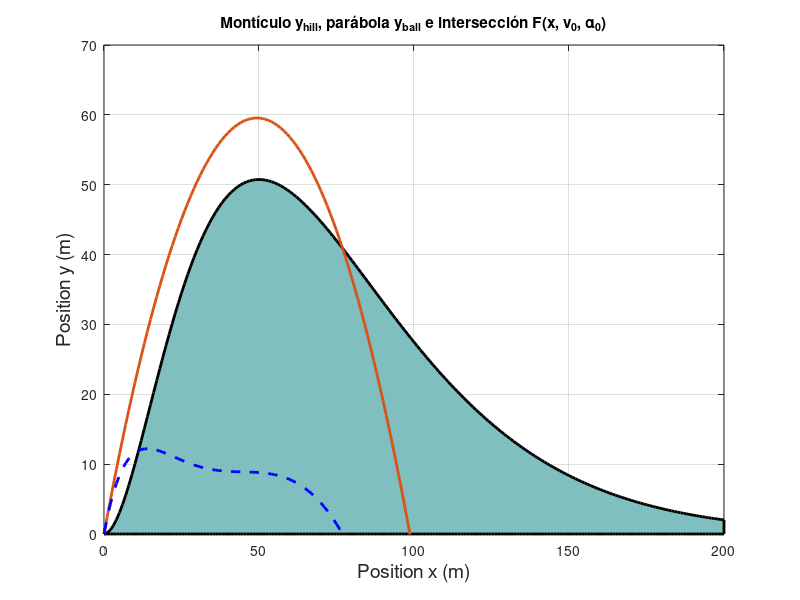

Recreate this plot in MATLAB. (Note: this script raises an error after producing the figure.)
%% P4: Cortés y García

clear all
format long
%% Problema
g = -9.81; % m/s^2

v0 = 37; % m/s
alpha0 = 67.5; % º

a = 0.15; %m^-1
b = 0.04; % m^-1
x0 = 0; y0 = 0; % m

y_hill = @(x) a.*x.^2.*exp(-b.*x);

%% Apartado (a) : Ecuación F
% La pelota describirá una parábola, por lo que su trayectoria será:
% x = x0 + v0x*t
% y = y0 + v0y*t + 0.5*g*t^2

% Si aislamos t en función de x en la primera ecuación y lo substituimos en
% la segunda, tenemos:
y_ball = @(x, v0, alpha0) y0+(x-x0).*tand(alpha0)+0.5*g*((x-x0)/(v0*cosd(alpha0))).^2;

% Definimos F(x,v0,alpha0). La intersección sucede cuando y = y_ball. Por
% lo tanto, definiremos F como la diferencia entre ambas funciones
% F = y_ball - y_hill
F = @(x, v0, alpha0) y0+(x-x0).*tand(alpha0)+0.5*g*((x-x0)/(v0*cosd(alpha0))).^2-a.*x.^2.*exp(-b.*x);

x = [0:1:200];

figure(1) % Hacemos los gráficos de interés
area(x, y_hill(x), 'LineWidth',2,'FaceColor',[0.50 0.75 0.75])
hold on
plot(x, y_ball(x, v0, alpha0), 'LineWidth', 2)
plot(x, F(x, v0, alpha0), 'LineWidth', 2, 'LineStyle', '--', 'Color', 'b')
hold off
grid on;
title('Montículo y_{hill}, parábola y_{ball} e intersección F(x, v_0, \alpha_0)')
ylim([0, 70]);
xlabel('Position x (m)', 'fontsize',14)
ylabel('Position y (m)', 'fontsize',14)

% Tanto la trayectoria de la bola como F, llegan a valores negativos.
% Puesto que a partir de y = 0 la bola no puede caer más, no se muestran en
% la gráfica los valores negativos.

%% Apartado (b) : Punto de impacto
% El punto de impacto es el valor de x para el que F(x, v0, alpha0) = 0
x1 = 75;
tol = 1e-12;
itmax = 50;
param = [v0, alpha0, a, b];

[xkvec, fkvec, it_last] = newton(x1, tol, itmax, param);

root = xkvec(end) % Coordenada del impacto

% Implementación funciones

% Función F (F.m)
%   Entrada: valor de x, vector con parámetros incluidos en la definición
%   de la función
%   Salida: valor de la función evaluada en x dados los parámetros
% function [f] = F(x, param)
%     % definimos g como valor auxiliar  
%     g = -9.81;
%     
%     % Extraemos los valores de los parámetros
%     v0 = param(1);
%     alpha0 = param(2);
%     a = param(3);
%     b = param(4);
%     
%     % Evaluamos la función deseada
%     f = x.*tand(alpha0)+0.5*g*(x/(v0*cosd(alpha0))).^2-a.*x.^2.*exp(-b.*x);
% end

% Función derivada (derivada.m)
%   Entrada: valor de x, vector con parámetros incluidos en la definición
%   de la función
%   Salida: derivada de la función evaluada en x
% function der = derivada(x0, param);
%     dx = 1e-6;
%     der = (F(x0+dx, param)-F(x0, param))/dx;
% end

% Función newton (newton.m)
%   Entrada: valor inicial de x (x1), tolerancia permitida (tol), máximo de
%   iteraciones deseado (itmax), vector de parámetros auxiliares (param)
%   Salida: vector de xk obtenidas, función evaluada en xk (fk) y valor de la
%   ultima iteración (it)
% function [xk,fk,it] = newton(x1,tol,itmax, param)
%     it = 0;
%     xk = [x1];
%     fk = [F(x1, param)];
%     ek = 1;
%     
%     while ek > tol && it < itmax
%         x = xk(end) - F(xk(end), param)/derivada(xk(end), param);
%         ek = abs(x - xk(length(xk)));
%         xk = [xk x];
%         fk = [fk F(x, param)];
%         it = it + 1;
%     end
% end
%% Apartado (c) : Representación gráfica
ekvec = abs(xkvec - root); % error

it = [1:1:it_last+1]; % vector de iteraciones

% Gráfica del error respecto a la iteración
figure(2)
plot(it, ekvec, 'LineWidth', 2)
grid on
title('Representación del error en cada iteración')
xlabel('Error \epsilon')
ylabel('Iteración')

% Vemos que el error tiende a 0 en todo momento y, aunque de manera poco
% perceptible, se acerca cada vez más.

% Gráfica del valor xk respecto a la iteración
figure(3)
plot(it, xkvec, 'LineWidth', 2)
grid on
title('Representación del valor de x en cada iteración')
xlabel('x')
ylabel('Iteración')

% Vemos que el valor de xk se acerca más al valor de la raíz de la función
% a cada iteración.

%% Apartado (d) : Orden de convergencia
% Primero calcularemos los vectores Xk e Yk donde:
% Xk = log(e_k)
% Yk = log(e_{k+1})
% El primer y el último elemento de cada vector serán suprimidos porque 
% pueden dar lugar a errores computacionales
Xk = log10(ekvec(2:it_last-1));
Yk = log10(ekvec(3:it_last));

[r,p,d] = reg_lin(Xk,Yk);

p % valor de p calculado con la regresión lineal

% obtenemos un orden de convergencia de p = 1.2789, por lo que si
% tuvieramos que dar un valor entero diríamos que p = 2.

% Implementación funciones

% Función reg_lin (reg_lin.m)
%   Entrada: vectores x,y
%   Salida: coeficiente de regresión lineal (r), pendiente de la recta (a)
%   y ordenada en el origen (b)
% function [r,a,b]=reg_lin(x,y)
%     n=size(x ,2);
% 
%     ax=sum(x)/n; ay=sum(y)/n; 
% 
%     ax2=sum(x.^2)/n; ay2=sum(y.^2)/n; axy=sum(x.*y)/n;
% 
%     a=(axy-ax*ay)/(ax2-ax^2);
%     c=(axy-ax*ay)/(ay2-ay^2);
%     r=sqrt(a*c);
%     b=ay-a*ax;
%     d=ax-c*ay;
% end

%% Apartado (e): Ángulo variable
%% (e) (i) Coordenada de impacto e iteraciones en función del ángulo
% Declaramos parámetros necesarios
x1 = 1;
x_imp =[];
it_imp = [];


for angle = 5:1:80
    % Creamos vector de parámetros
    param = [v0, angle, a, b];
    
    % Buscamos la raíz para cada ángulo
    [xkvec, fkvec, it_last] = newton(x1, tol, itmax, param);
    
    % Actualizamos los vectores y parámetros necesarios
    it_imp = [it_imp it_last];
    x_imp = [x_imp xkvec(end)];
    x1 = abs(x_imp(end));
end

alpha = [5:1:80]; % creado para hacer la gráfica

% Hacemos los gráficos necesarios
figure(4)
plot(alpha,x_imp, 'o', 'LineWidth',2)
hold on
plot(alpha, it_imp, 'LineWidth', 2)
hold off
axis([5 80 0 100])
grid on
title('x_{imp} y número de iteraciones necesario según \alpha_0')
xlabel('\alpha_0 (º)', 'fontsize',14)
legend('x_{imp} (m)','# iteraciones', 'Location', 'northwest')

% Función Newton implementada anteriormente.

%% (e) (ii)
% Encontramos el valor de x que da altura del monticulo 50 (altura maxima)
g_hill = @(x) a*x.^2.*exp(-b.*x) - 50;
x1 = 40;
[xk,fk,it] = minewton(x1,tol,itmax,g_hill);
x_hmax = xk(end);

% Calculamos el ángulo mínimo
x1 = 1;
alpha = 5;

% Calculamos los valores de x_imp y h_max alcanzada para alpha = 5.
param = [v0, alpha, a, b];
[xkvec, fkvec, it_last] = newton(x1, tol, itmax, param);
y = y_ball(xkvec, v0, alpha);
h = max(y)

% Saldremos del bucle cuando x_imp sea mayor o igual que la coordenada que
% da la altura máxima del montículo, y la bola haya superado la altura del
% mismo
while xkvec(end) < x_hmax && h < 50
    % Recalculamos los parámetros que necesitamos para alphas crecientes
    alpha = alpha +0.1;
    param = [v0, alpha, a, b];
    [xkvec, fkvec, it_last] = newton(x1, tol, itmax, param);
    
    % Tomamos los datos
    x1 = xkvec(end);
    y = y_ball(xkvec, v0, alpha);
    h = max(y);
end

alpha_min = alpha

%% (e) (iii)
% Vemos que cuando \alpha = \alpha_{min} la trayectoria de la bola llega a ser tangente al
% montículo (aunque no llega a haber una intersección). Al aplicar el
% método de Newton en esta situación, el programa podria llegar a entender
% (según la tolerancia que se aplique) que hay dos raízes en posiciones muy
% cercanas. Se trata de un problema mal condicionado, por lo que las
% soluciones podrían no ser fiables.
% Si miramos el gráfico obtenido en el apartado (e)(i), vemos que este
% ángulo está muy cerca de una discontinuidad. También vemos que se da un
% aumento del número de iteraciones necesario para llegar a la raíz, debido
% al mal condicionamiento del problema para este ángulo.

x = [0:1:200];

figure(5)
area(x, y_hill(x), 'LineWidth',2,'FaceColor',[0.50 0.75 0.75])
hold on
plot(x, y_ball(x, v0, alpha_min), 'LineWidth', 2)
plot(x, F(x, v0, alpha_min), 'LineWidth', 2, 'LineStyle', '--', 'Color', 'b')
hold off
grid on;
title('Montículo y_{hill}, parábola y_{ball} e intersección F(x, v_0, \alpha_0)')
ylim([0, 70]);
xlabel('Position x (m)', 'fontsize',14)
ylabel('Position y (m)', 'fontsize',14)

% Implementación de funciones

% Función derivative (derivative.m)
%   Entrada: función a evaluar (f), valor de x para evaluar (x0)
%   Salida: Evaluación de f'(x) en x0
% function der = derivative(f, x0)
%     dx = 1e-6;
%     der = (f(x0+dx)-f(x0))/dx;
% end

% Función minewton (minewton.m)
%   Entrada: valor inicial de x (x1), tolerancia permitida (tol), máximo de
%   iteraciones deseado (itmax), función de la que se pretende encontrar la
%   raiz (fun)
%   Salida: vector de xk obtenidas, vector de función evaluada en xk (fk) 
%   y valor de la ultima iteración (it)
% function [xk,fk,it] = minewton(x1,tol,itmax,fun)
%     it = 0;
%     xk = [x1];
%     fk = [fun(x1)];
%     ek = 1;
%     
%     while ek > tol && it < itmax
%         x = xk(end) - fun(xk(end))/derivative(fun,xk(end));
%         ek = abs(x - xk(end));
%         xk = [xk x];
%         fk = [fk fun(x)];
%         it = it + 1;
%     end
% end